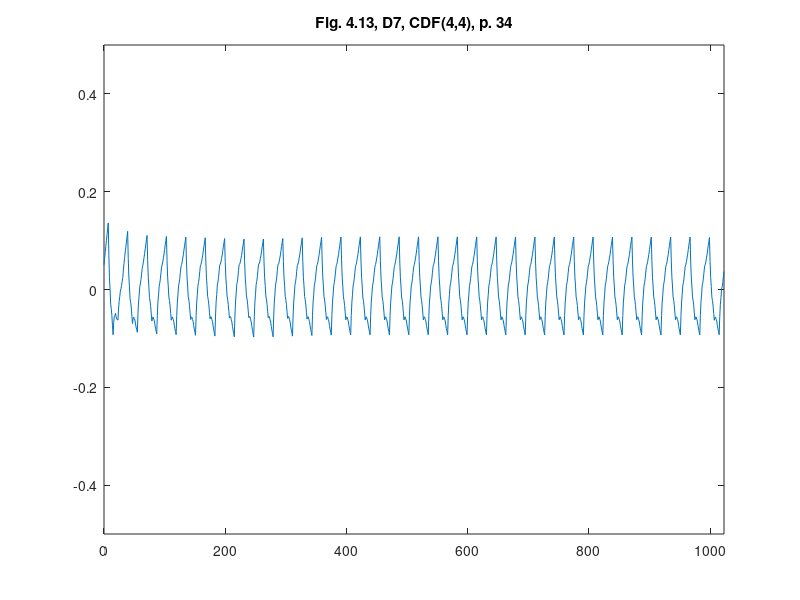

Reproduce this figure in MATLAB.
%% ========================================================================
%% Programmatic octave notes on "Ripples in Mathematics" by A. Jensen
%% and A. la Cour-Harbo written with a deep gratitude to the authors for
%% this wonderful text. 
%% 
%% Reconstruction of graphs in Figure 4.13, top, p.34, Ch 04, D7, CDF(4,4)
%%
%% Author: Vladimir Kulyukin
%% 
%% NB: I have tested this code in Octave 4.
%% =========================================================================
t = [0:1023];

y_fig_4_13_d7_p34 = [
0.05059641430959508
0.0637722047590761
0.07604351907482691
0.08855718704018394
0.1001663788718107
0.1120179243530437
0.12411182348388294
0.13614078415002745
0.0697658886796012
0.024399243144454994
4.084754458885849E-5
-0.02994669165982676
-0.0389259809289623
-0.05353441380264732
-0.07377199028088183
-0.09250124227619846
-0.06785928546265244
-0.05483860902420275
-0.053439212960849414
-0.048925904205973335
-0.05603387582619363
-0.060027934754891196
-0.060908080992066044
-0.06262259762023542
-0.03999059229084205
-0.02388221785848422
-0.014297474323161915
-0.002964729157260217
0.001844385111605941
0.00840150101105149
0.016706618541076433
0.02454336044581934
0.040025790310477226
0.05345956426069553
0.06484468229647426
0.0767787360300963
0.08666413384927879
0.09709846736630459
0.10808173658117373
0.11891791891910908
0.06334552035685367
0.025567247417301233
0.005583100100451804
-0.019168968807018846
-0.026126912091786483
-0.03785277696717533
-0.054346563433185405
-0.0695627891594136
-0.059735028239212215
-0.05661778331617744
-0.060211054390309326
-0.062006248122204254
-0.07051195785126585
-0.07721959023809048
-0.08212914528267819
-0.08752049369904696
-0.050942980276363375
-0.02561098949070722
-0.01152452134207852
0.005575175515607596
0.011429349736266258
0.020296752665982333
0.03217738430475583
0.0432506237443271
0.04918043033425407
0.05648841560256692
0.0651745795492657
0.07349146163206516
0.08318652239325054
0.0925123012905366
0.10146879832392337
0.11052424413452142
0.059862918324680985
0.025202653245130813
0.006543448895870933
-0.016403226754111582
-0.023348841673803824
-0.03458192789421869
-0.05010248541535618
-0.06447421846389344
-0.057459524027193454
-0.056175305564149534
-0.06062156307476172
-0.06353234417598679
-0.07217360125086797
-0.07927938191636202
-0.084849686172469
-0.09083142009246827
-0.05229042056569086
-0.02567925151080338
-0.010997912927805869
0.00688001409597476
0.012828110647865435
0.02197279564053922
0.03431406907399612
0.04579881921621052
0.05025877893870315
0.05660102558115811
0.0648255591435754
0.0725457354458651
0.08214819866811718
0.09124630463024166
0.09984005333223857
0.10856894415478341
0.05909094423469807
0.025209433683027072
0.006924412499770433
-0.015539675414513423
-0.022407273960382924
-0.033453939237279635
-0.048679671245203573
-0.06278562569743297
-0.056779529671120654
-0.056162441328667545
-0.06093436067007369
-0.06426229975458461
-0.0729792465229548
-0.08025221303442978
-0.08608119928900956
-0.09229709888731087
-0.05285012921539454
-0.02563848848852094
-0.010662176706690101
0.007592581585094084
0.01361201093183551
0.02290988678853028
0.0354862091551784
0.047184074427055876
0.05079249706941222
0.05656847933156663
0.06451202121351915
0.07187476724580043
0.08140507289787985
0.09035458270028801
0.09872329665302498
0.10724763438464867
0.058599593701035346
0.025270845643151314
0.007261390210996603
-0.014852857308838334
-0.02164781220294395
-0.032547559184729784
-0.047552098254195846
-0.06145676159867032
-0.05628365902408485
-0.05622242842090148
-0.06127306978912021
-0.06495398919079044
-0.07374678056386283
-0.08116984997038669
-0.08722319741036211
-0.09364356074512932
-0.05334498706898491
-0.025564714836154762
-0.010302744046638874
0.008313495505222429
0.014411433613769467
0.023863640484661917
0.03667011611789978
0.04857781814507024
0.05130436646250241
0.05649099750204495
0.06413771126369787
0.07112524784664755
0.08057286715170764
0.08936130927806446
0.09749057422571808
0.1057964651660742
0.058063973093261355
0.025346920493973076
0.00764530736820937
-0.014079680638483647
-0.02078922917165208
-0.031522152585749814
-0.046278450880776874
-0.05995668912561125
-0.05573307312453483
-0.05630624451166985
-0.061676203287016354
-0.06576086675542779
-0.07464231761205072
-0.08223847316173856
-0.08854933340449135
-0.0952045874867729
-0.05393123796170689
-0.02550031906758105
-0.009911830804395377
0.00911777637520343
0.015304952923862055
0.02493324838893381
0.03800266277041871
0.05015003211719123
0.05188897871872817
0.0564168537893327
0.06373365732900484
0.07030316973764214
0.07966161061534709
0.08827276036201717
0.09613661897765242
0.10420071364835937
0.057447891506516705
0.025383217956160727
0.008006692997291457
-0.013305509514975009
-0.01992956343575476
-0.030489294909931703
-0.04498470393750584
-0.0584255513429779
-0.05514826321018722
-0.05635058599382807
-0.06203251969390051
-0.06651414526650944
-0.07547538175554996
-0.08323631011712698
-0.08979693035124053
-0.09667917217877643
-0.05452252159071551
-0.02550580262313045
-0.00962901527602128
0.00976860613739458
0.016026295930334562
0.02580481978958123
0.03910417771513458
0.051460130995937055
0.05241265780097022
0.05642072352113345
0.06348432815642677
0.0697292036069691
0.07902961797264152
0.08751130315356294
0.0951742591497334
0.10305659296977766
0.056962788311509485
0.025331846369055545
0.008163767142415896
-0.012879624469168386
-0.0194601533649384
-0.02991599464565303
-0.044247148311312295
-0.057539915153007305
-0.054762453277265644
-0.056290996208544566
-0.062125543946844095
-0.0668063011744979
-0.07579306320917234
-0.08362603473320104
-0.09030521574658405
-0.09729355399552925
-0.054816536007300645
-0.025593720276140552
-0.009625106802048977
0.009894959463142873
0.016160823471266187
0.025978140270489777
0.039346909860813656
0.051764070543804934
0.05259255067192639
0.056526208396067465
0.06356504371622816
0.06977184920718017
0.07908383229415186
0.08756378555191482
0.09521170898046916
0.1030825741298385
0.05691512242592488
0.025227194083185547
0.008018789101620528
-0.013069392471358725
-0.019678050683163664
-0.03016648548638283
-0.04453469688101623
-0.057863325271167
-0.054820360600907295
-0.05616415106999554
-0.061894696678431754
-0.06644981478988658
-0.07539168804068941
-0.08315813379451086
-0.08974915205135092
-0.09665512515676848
-0.05461702941888624
-0.025693457401859448
-0.009884409105688106
0.009438665230605254
0.01564721584604315
0.02536979250160307
0.038606395197285016
0.050901417453334326
0.05231622176336996
0.05664637168551456
0.06389186721976814
0.07035619825159947
0.07973587489553983
0.08833438703705793
0.09615173467615383
0.1041783947128296
0.057308120305305604
0.02514743514904921
0.007696339244060429
-0.013696179221799033
-0.020379108436390875
-0.031003460211853393
-0.0455692345481866
-0.059078907892304695
-0.05525199038635467
-0.05607039839818916
-0.061534131927808225
-0.06575315423635723
-0.07461750206269077
-0.08223713866795423
-0.0886120640521477
-0.09532050880283677
-0.05411499688748812
-0.025747990966984078
-0.01021949104132466
0.008749076197675506
0.014879137441831032
0.024449265999327303
0.03745946187016433
0.049547894482482986
0.0518112059329202
0.056707150664221474
0.06423572867638683
0.07105889472697732
0.08051469405843192
0.08926508142831167
0.09731005683661662
0.10554404681035677
0.05783489081074319
0.02511565559674614
0.007386341168365638
-0.01435951042912732
-0.021115441241003716
-0.03188790922199256
-0.046676914372093876
-0.060389691631361916
-0.05575629698608725
-0.05603874428683735
-0.06123703353361222
-0.06511812690083069
-0.07391506221407398
-0.08139480164776086
-0.08755734520189137
-0.09407283032822258
-0.05362619365041872
-0.025763019584884864
-0.01048330813162103
0.008168131966587784
0.014236109452526572
0.023675815583410337
0.03648725035923908
0.04839523316755793
0.051358289193136494
0.056718131126505825
0.06447475896766594
0.07158916996040321
0.08110036686093129
0.08996934691303651
0.0981961101167189
0.10659495480630182
0.058250981586150094
0.025111200601177993
0.00717561185138555
-0.014833927929390828
-0.02163927547498755
-0.032518574051568196
-0.047471823659132786
-0.06133346137794128
-0.05613288666220803
-0.05604001637426072
-0.06105485051409941
-0.06470107937733596
-0.07345501266835848
-0.08084034068277887
-0.08685706342059717
-0.09324050283703794
-0.05329405476086174
-0.025761662623757026
-0.010643326425723808
0.0078013460359784015
0.013831962558609108
0.023188915344908807
0.0358722043948775
0.04766420432924172
0.0510630793015495
0.05671088532941379
0.06460762241283462
0.07190176023608578
0.08144482911489351
0.09038529873353154
0.09872316909199996
0.10722250543559042
0.05850302520026861
0.025115280659130868
0.007059271812177206
-0.015104863232600501
-0.02193726258319412
-0.03287778813161178
-0.04792643987785349
-0.06187432252698309
-0.05635352633446718
-0.056049346915271046
-0.060961784269394734
-0.0644764333718847
-0.07320769924769452
-0.08054117687187062
-0.08647686624441303
-0.09278709185017037
-0.05311083620607371
-0.025756621075624375
-0.010724446458822397
0.007609408962714967
0.013621223870604967
0.02293471958323035
0.03554989610059112
0.04728038991265769
0.050904973089183216
0.05670152847442078
0.06467005606837045
0.07205660546301285
0.08161512706636738
0.09059167047041464
0.09898623567515466
0.10753674146841154
0.058630871407707
0.025120390857090474
0.0070052998165619764
-0.015234973410357188
-0.022079857127188324
-0.03304992303041012
-0.048145171120022576
-0.0621350799741604
-0.056462128667968334
-0.05605782486262274
-0.06092216855812364
-0.06437478241056847
-0.07309604376385981
-0.08040557527409506
-0.08630337694127427
-0.09257945047983121
-0.05302559619056226
-0.02575183405193588
-0.010758164063952106
0.007525946698776125
0.013529965310861754
0.022824424697691834
0.03540932485926637
0.04711255407250568
0.05083402652072269
0.056694204248309066
0.06469308725526482
0.07211890590976534
0.0816834298436353
0.09067488942505003
0.09909328465400954
0.10766523201342049
0.058684362426887106
0.025124723663155723
0.00698631572222637
-0.015284198563966726
-0.0221334820273578
-0.033114871836012603
-0.048228367989931166
-0.06223466958559677
-0.05650526141949243
-0.05606402074610935
-0.060910947565447585
-0.06434091417567062
-0.07305904827861495
-0.08036022217244408
-0.08624443585715805
-0.09250832288561142
-0.05299518524395994
-0.025747964394562627
-0.010766660337419501
0.007501286218635484
0.013503315982436271
0.022791988245148918
0.035367303006773425
0.04706196456500469
0.05081096218645677
0.056688994043097914
0.06469606013492814
0.07213265322278123
0.08169828054582343
0.09069343486488848
0.09911811617997641
0.10769565527578373
0.058698345739206764
0.02512817039802128
0.006985129252227318
-0.015291600042748361
-0.02214119514233253
-0.0331244783910984
-0.048241449789045994
-0.06225080278565823
-0.056514144952080875
-0.056068414774189015
-0.06091361225198266
-0.06434110993722388
-0.07305953527815062
-0.08036026082652492
-0.0862432865823468
-0.09250618385269284
-0.05299265720853592
-0.025744886384654792
-0.010762871381049468
0.0075057429891561
0.01350860153908585
0.022798059455615846
0.03537411673874609
0.04706953237575116
0.05081188757712403
0.05668525889958043
0.06468964634312042
0.07212302973795835
0.08168742925387987
0.09068082472109931
0.09910321613961673
0.10767860763185874
0.058693067562663875
0.025130932620939125
0.0069922028066845224
-0.015279215956013741
-0.02212722959124187
-0.03310793217491365
-0.0482213237070291
-0.06222736457284003
-0.056506603464117976
-0.05607162301372069
-0.06092242322164822
-0.06435690277080955
-0.0730771629782957
-0.08038110252701564
-0.08626872141696942
-0.09253584228366311
-0.05300309979779791
-0.02574239371070662
-0.010753724022389268
0.0075232279084649035
0.013528143440545147
0.022821341215162206
0.03540282123231608
0.0471032086780966
0.05082374280847243
0.05668247219042977
0.0646793968239686
0.07210339376658609
0.08166558596078513
0.09065485046406281
0.09907118727641917
0.10764103960087931
0.058679352115007466
0.025133194260633054
0.007002566037756083
-0.015258640900778667
-0.02210431820781597
-0.03308057423051105
-0.04818740896886392
-0.062187458476083084
-0.05649207694763424
-0.05607407025977549
-0.06093343841250687
-0.06437873823854579
-0.07310141290517486
-0.08041001924511146
-0.08630455725835562
-0.09257799373777942
-0.05301874750063401
-0.025740331584345192
-0.010742745988912972
0.007545478173376417
0.013552872014809203
0.022850904423099158
0.03543957539824629
0.047146522426821325
0.0508397811244256
0.05668030113870819
0.06466808246966912
0.07208050686488748
0.08164019257678422
0.09062452135293837
0.09903349319334999
0.10759663146005345
0.05866271195649338
0.025135082649641025
0.007013743539496396
-0.015235698587215588
-0.022078850517219847
-0.03305010546379146
-0.04814946342693043
-0.06214269952050769
-0.056475335774020696
-0.05607601387739038
-0.06094473383061673
-0.06440188622448062
-0.07312708046820121
-0.08044070715255931
-0.086342766277555
-0.09262305379014381
-0.053035730020545
-0.025738595652753007
-0.01073165068676785
0.007568440604256991
0.013578342493475016
0.022881390707732718
0.0354775852470301
0.04719138388797557
0.050856669174586144
0.05667854711476185
0.06465701770850271
0.07205763104231787
0.08161483702969823
0.09059418575715286
0.09899567722468185
0.10755200507834833
0.058645828728047265
0.025136683974269283
0.0070245708170144205
-0.015213164522365295
-0.022053868265221897
-0.03302019419020335
-0.04811214229730964
-0.062098633272439634
-0.05645867505422795
-0.05607760804766262
-0.06095543225274365
-0.06442414080458092
-0.07315174056806457
-0.08047022467830443
-0.08637959313530053
-0.0926665329936253
-0.05305222174650043
-0.025737113664658945
-0.010721208748100897
0.007590257724141157
0.013602521031099778
0.022910345893742398
0.03551373231206902
0.04723407567294306
0.05087285854140619
0.05667708901739408
0.06464676710090675
0.07203621524673122
0.0815911110000805
0.0905657768157416
0.09896021269371452
0.10751012071491534
0.05862991389676411
0.0251380599710439
0.007034558937754709
-0.015192238825906507
-0.022030683697136705
-0.032992425298738914
-0.04807746363071316
-0.06205766793363032
-0.05644310809907484
-0.05607894949103346
-0.060965192109506225
-0.06444459395939513
-0.07317439703579817
-0.08049735934361738
-0.08641348088285275
-0.09270656426990932
-0.05306745042801396
-0.025735831740203316
-0.010711708206477405
0.007610198714635467
0.01362461048166361
0.022936805636078708
0.03554678417788077
0.04727312432421972
0.05088771822889056
0.05667584798822257
0.06463751360221573
0.07201678203923233
0.08156958633091012
0.09053999344561134
0.09892800338333602
0.10747206617430569
0.05861542650080996
0.02513925869764688
0.0070435627648164625
-0.015173318184879193
-0.022009727264242166
-0.03296732136047037
-0.04804610047356383
-0.062020611389528996
-0.05642899351152107
-0.05608010404286157
-0.060973942983550494
-0.06446299708081878
-0.07319477958743555
-0.08052177725063166
-0.08644399007040716
-0.09274261385451668
-0.05308117977537739
-0.02573470608478328
-0.010703192782734367
0.007628104210246498
0.013644440814682163
0.022960561110049776
0.03557646509634934
0.04730819470746629
0.05090108321634165
0.05667476762588785
0.06462924793610494
0.07199938574588015
0.08155031945632624
0.09051691066633044
0.0988991593758928
0.10743798218655172
0.05860244480189784
0.025140320897830373
0.007051610474349314
-0.01515639367616461
-0.021990984346092105
-0.03294486874305247
-0.048018046867045694
-0.06198746356349387
-0.05641635901265529
-0.05608112134971038
-0.06098175057465917
-0.06447943349531995
-0.07321298330387446
-0.08054358680814097
-0.08647124400811954
-0.09277481953735627
-0.05309344346498081
-0.025733698038241583
-0.010695583257138626
0.0076441025048971465
0.013662157621296661
0.022981783718628978
0.035602980796894106
0.04733952459706425
0.050913023107587586
0.05667380301125044
0.06462186430805286
0.07198384532194389
0.08153310772897451
0.09049628985309374
0.09887339169430163
0.1074075332740154
0.05859085578317669
0.025141283947555947
0.0070588177671531745
-0.015141251963568993
-0.02197421603907319
-0.032924783664896776
-0.04799295484103976
-0.061957817471123125
-0.056405065829232146
-0.056082043169698836
-0.06098874949252321
-0.06449415415789118
-0.0732292878056169
-0.08056311979588619
-0.08649565012869911
-0.09280365810897986
-0.053104411047479136
-0.025732770820396437
-0.010688737427731798
0.007658468260823548
0.01367806711496085
0.02300083826498885
0.035626781710907565
0.04736764280768149
0.0509237262774464
0.05667291430259668
0.06461520688313237
0.07196985886913551
0.08151761541052405
0.09047773135738005
0.09885020670970351
0.1073801398847717
0.0585804490378463
0.025142184649993973
0.007065346721214714
-0.015127573021863256
-0.021959066305868136
-0.032906641404171724
-0.047970298316774025
-0.061931054431254545
-0.05639488928857318
-0.05608290845164153
-0.0609951119204596
-0.06450749942344068
-0.0732440712321715
-0.08058082707506531
-0.08651776695212215
-0.09282978638677719
-0.05311432332410444
-0.025731887026228303
-0.010682477493148783
0.007671556601789416
0.013692563931930989
0.023018195823931234
0.03564845227779016
0.047393237249011004
0.05093344498715659
0.056672062569143464
0.06460908999497163
0.07195705527850986
0.08150343040588943
0.09046074339097906
0.0988289942337788
0.10735508380189684
0.05857095999042501
0.02514306157206958
0.007071388546830608
-0.015114972671284217
-0.021945108496282607
-0.03288993251415684
-0.04794944472490693
-0.061906429557270035
-0.05638555485562155
-0.05608375688639831
-0.06100103564960033
-0.06451986701711292
-0.07325777511705081
-0.08059723582129925
-0.08653824912985832
-0.09285397528874972
-0.05312346487832884
-0.025731006371147603
-0.010676599767206045
0.007683777880381863
0.013706103624730107
0.023034400412724695
0.035668668244365626
0.04741710380466083
0.050942473262556104
0.05667120664189716
0.06460330394268404
0.07194501166008763
0.08149008329893705
0.09044476535440317
0.09880905782648604
0.10733154471065616
0.058562085672274666
0.025143957276648424
0.007077159523777454
-0.015103014877562937
-0.021931858636148067
-0.032874079043202616
-0.04792967609872658
-0.061883097203128117
-0.056376749887149954
-0.0560846318043092
-0.06100674295460584
-0.06453170559273255
-0.07327089746399672
-0.08061294082309092
-0.08655783567001522
-0.09287709533248177
-0.05313215707155823
-0.02573008344419445
-0.010670874450390467
0.007695595154262531
0.013719200125355754
0.023050065707297982
0.03568819190008922
0.047440140283044184
0.05095114294906381
0.056670300364804964
0.06459761253026769
0.07193325141377954
0.08147704504701297
0.09042916539829557
0.09878961246762731
0.10730859791504083
0.05855348506520013
0.025144920601329435
0.007082904523428751
-0.015091206801097747
-0.02191876973965423
-0.03285842792483652
-0.04791018135664464
-0.06186010218791949
-0.056368121625382274
-0.05608558284064251
-0.06101248583370021
-0.06454352310938011
-0.07328400216285752
-0.08062861549895713
-0.08657736311767895
-0.09290013182811442
-0.05314076282039405
-0.025729065399753302
-0.0106650395661922
0.007707534897531613
0.013732437774175772
0.023065889280982643
0.03570788941795222
0.0474633666213506
0.050959830298620216
0.05666928998049374
0.06459174566697119
0.0719212308611617
0.08146371205995619
0.09041322276646371
0.09876976298068432
0.10728518915944867
0.05854477035256041
0.025146008971539294
0.007088905016385355
-0.015078983656584628
-0.02190521490368744
-0.03284223086860629
-0.04789003155134119
-0.06183635078867906
-0.05635926707664589
-0.056086668499160955
-0.0610185550562243
-0.06455590402446564
-0.07329773812725526
-0.08064503464122287
-0.08659779356636851
-0.09292421771225381
-0.05314969841922702
-0.025727889690969577
-0.010658791527481504
0.00772020545617192
0.013746491875055973
0.023082677114105374
0.03572876117332013
0.047487960516642835
0.05096896877573005
0.056668111650628676
0.06458538914133874
0.07190831925303859
0.0814493839805499
0.09039610132905099
0.09874847129854189
0.10726009616826211
0.05853549278273742
0.025147290536008997
0.007095489428076858
-0.015065687979795494
-0.021890464248871554
-0.03282461681788783
-0.04786814568684432
-0.06181057049483623
-0.05634971828110323
-0.056087958475858776
-0.06102529107910286
-0.06456953107011766
-0.07331286346962104
-0.08066310325689509
-0.08662025043193987
-0.09295067564741322
-0.0531594492709406
-0.02572648219211949
-0.01065177441094992
0.007734318968879793
0.013762153051057961
0.023101372731896268
0.03575197801139473
0.04751530019390414
0.050979064944628436
0.05666668940673527
0.06457817358022466
0.07189377633996896
0.08143323881109585
0.09037681986847763
0.09872451951211438
0.10723188509934879
0.05852512611576724
0.025148845606589462
0.0071030435718154915
-0.015050547789757687
-0.02187366067692706
-0.03280456289089564
-0.04784325443166343
-0.06178126713963818
-0.05633892613549693
-0.05608953525754666
-0.06103309450578738
-0.06458520696138012
-0.07333026954316389
-0.08068388533229967
-0.08664605432878747
-0.09298106036967617
-0.05317058634771289
-0.025724756442937268
-0.01064357065534931
0.00775071153813732
0.01378034961443629
0.02312308409663392
0.035778914984730216
0.0475470043664195
0.050804684335096814
0.056342721633248896
0.06416111626087578
0.0713684909836155
0.08085622303583001
0.08973293518315736
0.09799862742559753
0.10642804195811154
0.05771908678466088
0.02432031163075437
0.006231716496392021
-0.015959229010182294
-0.022839994497212437
-0.03382311035645455
-0.048908576587908634
-0.062894821350059
-0.05699838721002823
-0.05642950082520419
-0.06118816219558694
-0.06451931144732378
-0.0731780084542674
-0.0804091933425651
-0.08621286611221694
-0.09239903960124557
-0.05552969291404024
-0.0301970380877587
-0.016401075122400962
4.8613511041801626E-4
0.005836653482313187
0.014278419121669595
0.025811432028487246
0.03651614772638374
];

figure;
plot(t, y_fig_4_13_d7_p34);
xlim([0 1023]);
ylim([-0.5 0.5]);
title('Fig. 4.13, D7, CDF(4,4), p. 34');
